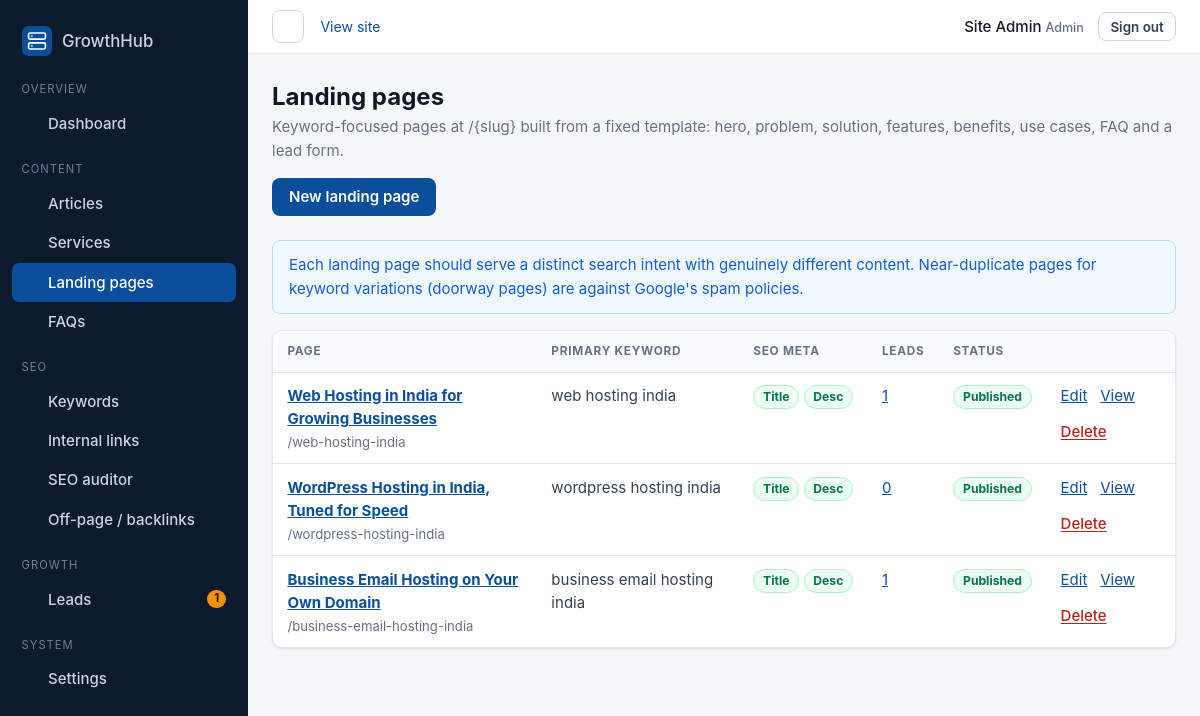
The page /admin/landing-pages/index.php (signed in) on the database its author committed.
### tables this page shows
CREATE TABLE users (
    id            INT UNSIGNED AUTO_INCREMENT PRIMARY KEY,
    name          VARCHAR(100) NOT NULL,
    email         VARCHAR(190) NOT NULL,
    password_hash VARCHAR(255) NOT NULL,
    role          ENUM('admin', 'editor') NOT NULL DEFAULT 'editor',
    last_login_at DATETIME NULL,
    notifications_seen_at DATETIME NULL,
    created_at    DATETIME NOT NULL DEFAULT CURRENT_TIMESTAMP,
    updated_at    DATETIME NOT NULL DEFAULT CURRENT_TIMESTAMP ON UPDATE CURRENT_TIMESTAMP,
    UNIQUE KEY uq_users_email (email)
);

CREATE TABLE landing_pages (
    id               INT UNSIGNED AUTO_INCREMENT PRIMARY KEY,
    title            VARCHAR(200) NOT NULL COMMENT 'Visible H1',
    slug             VARCHAR(120) NOT NULL,
    primary_keyword  VARCHAR(150) NOT NULL,
    meta_title       VARCHAR(70)  NULL,
    meta_description VARCHAR(170) NULL,
    hero_subtitle    VARCHAR(300) NOT NULL DEFAULT '',
    problem          TEXT NULL,
    solution         TEXT NULL,
    features         TEXT NULL COMMENT 'One per line: Title: description',
    benefits         TEXT NULL COMMENT 'One per line',
    use_cases        TEXT NULL COMMENT 'One per line: Title: description',
    content          MEDIUMTEXT NULL COMMENT 'Optional long-form Markdown section',
    cta_text         VARCHAR(150) NOT NULL DEFAULT 'Talk to our team',
    canonical_url    VARCHAR(255) NULL,
    og_title         VARCHAR(100) NULL,
    og_description   VARCHAR(200) NULL,
    service_id       INT UNSIGNED NULL,
    status           ENUM('draft', 'published') NOT NULL DEFAULT 'draft',
    created_at       DATETIME NOT NULL DEFAULT CURRENT_TIMESTAMP,
    updated_at       DATETIME NOT NULL DEFAULT CURRENT_TIMESTAMP ON UPDATE CURRENT_TIMESTAMP,
    UNIQUE KEY uq_landing_slug (slug),
    KEY idx_landing_status (status),
    CONSTRAINT fk_landing_service FOREIGN KEY (service_id) REFERENCES services (id) ON DELETE SET NULL
);

### includes/bootstrap.php (called while the page is built, shortened)
<?php
function config(string $key, $default = null)
{
    $value = $GLOBALS['__config'];
    foreach (explode('.', $key) as $part) {
        $value = $value[$part];
    }
    return $value;
}
require APP_ROOT . '/config/database.php';
require APP_ROOT . '/includes/functions.php';
require APP_ROOT . '/includes/auth.php';
require APP_ROOT . '/includes/seo.php';
require APP_ROOT . '/includes/ui.php';
require APP_ROOT . '/modules/landing-pages/landing_pages.php';

### includes/auth.php (called while the page is built, shortened)
<?php
function current_user(): ?array
{
    static $user = false;
    if ($user !== false) {
        return $user;
    }
    $id = $_SESSION['user_id'] ?? null;
    $user = $id ? db_one('SELECT id, name, email, role FROM users WHERE id = ?', [$id]) : null;
    return $user;
}
function require_admin(array $roles = ['admin', 'editor']): array
{
    $idle = (int) config('session.idle_timeout');
    $user = current_user();
    return $user;
}

### config/database.php (called while the page is built, shortened)
<?php
function db(): PDO
{
    static $pdo = null;
    if ($pdo instanceof PDO) {
        return $pdo;
    }
    $c = config('db');
    $dsn = sprintf('mysql:host=%s;port=%d;dbname=%s;charset=%s', $c['host'], (int) $c['port'], $c['name'], $c['charset']);
    $pdo = new PDO($dsn, $c['user'], $c['pass'], [
        PDO::ATTR_ERRMODE            => PDO::ERRMODE_EXCEPTION,
        PDO::ATTR_DEFAULT_FETCH_MODE => PDO::FETCH_ASSOC,
        PDO::ATTR_EMULATE_PREPARES   => false,
        PDO::ATTR_STRINGIFY_FETCHES  => false,
    ]);
    $pdo->exec("SET time_zone = '+05:30'");
    return $pdo;
}
function db_query(string $sql, array $params = []): PDOStatement
{
    $stmt = db()->prepare($sql);
    $stmt->execute($params);
    return $stmt;
}
function db_one(string $sql, array $params = []): ?array
{
    $row = db_query($sql, $params)->fetch();
    return $row === false ? null : $row;
}
function db_all(string $sql, array $params = []): array
{
    return db_query($sql, $params)->fetchAll();
}
function db_value(string $sql, array $params = [])
{
    $value = db_query($sql, $params)->fetchColumn();
    return $value === false ? null : $value;
}

### admin/_init.php (called while the page is built, shortened)
<?php
require_once __DIR__ . '/../includes/bootstrap.php';
require_once APP_ROOT . '/includes/admin_ui.php';
if (!defined('ADMIN_PUBLIC')) {
    $user = require_admin($ADMIN_ROLES ?? ['admin', 'editor']);
}

### modules/landing-pages/landing_pages.php (called while the page is built, shortened)
<?php
function landing_admin_list(): array
{
    return db_all(
        'SELECT l.id, l.title, l.slug, l.primary_keyword, l.status, l.meta_title, l.meta_description, l.updated_at,
                (SELECT COUNT(*) FROM leads d WHERE d.source_page = CONCAT(\'/\', l.slug)) AS lead_count
         FROM landing_pages l ORDER BY l.updated_at DESC'
    );
}

### includes/seo.php (called while the page is built, shortened)
<?php
function seo_length_status(string $text, int $min, int $max): string
{
    $len = mb_strlen(trim($text));
    return $len < $min ? 'short' : ($len > $max ? 'long' : 'ok');
}

### admin/landing-pages/index.php (the view, shortened to what this page needs)
<?php
require __DIR__ . '/../_init.php';
$pages = landing_admin_list();
admin_header('Landing pages', 'landing');
?>
<div class="page-head">
    <div><h1>Landing pages</h1><p>Keyword-focused pages at /{slug} built from a fixed template: hero, problem, solution, features, benefits, use cases, FAQ and a lead form.</p></div>
    <a class="btn btn-primary" href="<?= e(url('/admin/landing-pages/edit.php')) ?>">New landing page</a>
</div>
<div class="alert alert-info">Each landing page should serve a distinct search intent with genuinely different content. Near-duplicate pages for keyword variations (doorway pages) are against Google's spam policies.</div>
<?php if ($pages): ?>
<div class="table-wrap"><table>
    <thead><tr><th>Page</th><th>Primary keyword</th><th>SEO meta</th><th>Leads</th><th>Status</th><th><span class="visually-hidden">Actions</span></th></tr></thead>
    <tbody>
    <?php foreach ($pages as $p):
        $t = seo_length_status($p['meta_title'] ?: $p['title'], 25, SEO_TITLE_MAX);
        $d = seo_length_status((string) $p['meta_description'], 70, SEO_DESCRIPTION_MAX); ?>
        <tr>
            <td><a href="<?= e(url('/admin/landing-pages/edit.php?id=' . $p['id'])) ?>"><strong><?= e($p['title']) ?></strong></a><span class="sub">/<?= e($p['slug']) ?></span></td>
            <td><?= e($p['primary_keyword']) ?></td>
            <td class="nowrap"><span class="badge badge-<?= $t === 'ok' ? 'success' : 'warning' ?>">Title</span> <span class="badge badge-<?= $d === 'ok' ? 'success' : ($d === 'missing' ? 'danger' : 'warning') ?>">Desc</span></td>
            <td><a href="<?= e(url('/admin/leads/?source=' . rawurlencode('/' . $p['slug']))) ?>"><?= (int) $p['lead_count'] ?></a></td>
            <td><?= status_badge($p['status']) ?></td>
            <td><div class="row-actions">
                <a href="<?= e(url('/admin/landing-pages/edit.php?id=' . $p['id'])) ?>">Edit</a>
                <?php if ($p['status'] === 'published'): ?><a href="<?= e(url('/' . $p['slug'])) ?>" target="_blank" rel="noopener">View</a><?php endif; ?>
                <?= action_button('', 'Delete', ['id' => $p['id'], 'action' => 'delete'], 'btn-link danger', 'Delete this landing page? Its FAQs will be deleted too.') ?>
            </div></td>
        </tr>
    <?php endforeach; ?>
    </tbody>
</table></div>
<?php else: ?>
    <?= admin_empty('No landing pages yet.', url('/admin/landing-pages/edit.php'), 'Create a landing page') ?>
<?php endif; ?>

### includes/admin_ui.php (shortened to what this page needs)
<?php
function admin_header(string $title, string $active = ''): void
{
    echo render_partial(APP_ROOT . '/admin/partials/layout-top.php', ['title' => $title, 'active' => $active, 'user' => current_user()]);
}
function admin_footer(): void
{
    echo render_partial(APP_ROOT . '/admin/partials/layout-bottom.php');
}
function action_button(string $action, string $label, array $fields = [], string $class = 'btn-link', string $confirm = ''): string
{
    $html = '<form method="post" action="' . e($action) . '" class="inline-form"' . ($confirm ? ' data-confirm="' . e($confirm) . '"' : '') . '>' . csrf_field();
    foreach ($fields as $k => $v) {
        $html .= '<input type="hidden" name="' . e($k) . '" value="' . e($v) . '">';
    }
    return $html . '<button type="submit" class="btn ' . e($class) . '">' . e($label) . '</button></form>';
}

### admin/partials/layout-top.php (shortened to what this page needs)
<?php
$sections = [
    'Overview' => [
        'dashboard' => ['/admin/dashboard.php', 'Dashboard', 'trending'],
    ],
    'Content' => [
        'posts'    => ['/admin/posts/', 'Articles', 'book'],
        'services' => ['/admin/services/', 'Services', 'server'],
        'landing'  => ['/admin/landing-pages/', 'Landing pages', 'zap'],
        'faqs'     => ['/admin/faqs/', 'FAQs', 'headset'],
    ],
    'SEO' => [
        'keywords'  => ['/admin/keywords/', 'Keywords', 'search'],
        'links'     => ['/admin/links/', 'Internal links', 'layers'],
        'audits'    => ['/admin/audits/', 'SEO auditor', 'shield'],
        'backlinks' => ['/admin/backlinks/', 'Off-page / backlinks', 'globe'],
    ],
    'Growth' => [
        'leads' => ['/admin/leads/', 'Leads', 'users'],
    ],
];
if (($user['role'] ?? '') === 'admin') {
    $sections['System'] = ['settings' => ['/admin/settings/', 'Settings', 'cpu']];
}
$newLeads = (int) db_value("SELECT COUNT(*) FROM leads WHERE status = 'new'");
?>
<!doctype html>
<html lang="en">
<head>
    <link rel="stylesheet" href="<?= e(asset('css/admin.css')) ?>">
</head>
<body class="admin">
<div class="admin-shell">
    <aside class="sidebar" id="sidebar">
        <a class="sidebar-brand" href="<?= e(url('/admin/dashboard.php')) ?>">
            <img src="<?= e(url('/assets/images/logo.svg')) ?>" alt="" width="30" height="30">
            <span>GrowthHub</span>
        </a>
        <nav aria-label="Admin">
            <?php foreach ($sections as $heading => $items): ?>
                <p class="nav-heading"><?= e($heading) ?></p>
                <ul>
                    <?php foreach ($items as $key => [$href, $label, $ic]): ?>
                        <li>
                            <a href="<?= e(url($href)) ?>"<?= $active === $key ? ' aria-current="page"' : '' ?>>
                                <?= icon($ic, 'icon icon-sm') ?> <span><?= e($label) ?></span>
                                <?php if ($key === 'leads' && $newLeads > 0): ?><span class="nav-count" title="New leads"><?= $newLeads ?></span><?php endif; ?>
                            </a>
                        </li>
                    <?php endforeach; ?>
                </ul>
            <?php endforeach; ?>
        </nav>
    </aside>
    <div class="admin-body">
        <header class="topbar">
            <button class="btn btn-icon sidebar-toggle" type="button" aria-controls="sidebar" aria-expanded="false">
                <?= icon('menu', 'icon icon-sm') ?><span class="visually-hidden">Toggle navigation</span>
            </button>
            <a class="topbar-site" href="<?= e(url('/')) ?>" target="_blank" rel="noopener">View site <?= icon('external', 'icon icon-xs') ?></a>
            <div class="topbar-user">
                <span><?= e($user['name'] ?? '') ?> <small class="role"><?= e($user['role'] ?? '') ?></small></span>
                <form method="post" action="<?= e(url('/admin/logout.php')) ?>" class="inline-form">
                    <button class="btn btn-sm btn-outline" type="submit">Sign out</button>
                </form>
            </div>
        </header>
        <main id="admin-main" class="admin-main" tabindex="-1">

### includes/functions.php (shortened to what this page needs)
<?php
function e($value): string
{
    return htmlspecialchars((string) ($value ?? ''), ENT_QUOTES | ENT_SUBSTITUTE | ENT_HTML5, 'UTF-8');
}
function base_path(): string
{
    static $path = null;
    if ($path === null) {
        $path = rtrim((string) parse_url(config('app.base_url'), PHP_URL_PATH), '/');
    }
    return $path;
}
function url(string $path = '/'): string
{
    $path = '/' . ltrim($path, '/');
    return base_path() . ($path === '/' ? '/' : $path);
}
function asset(string $path): string
{
    $file = APP_ROOT . '/assets/' . ltrim($path, '/');
    $version = is_file($file) ? filemtime($file) : 0;
    return url('/assets/' . ltrim($path, '/')) . '?v=' . $version;
}
function render_partial(string $file, array $vars = []): string
{
    extract($vars, EXTR_SKIP);
    require $file;
    return (string) ob_get_clean();
}
function status_badge(string $status): string
{
    $map = [
        'published' => 'success', 'live' => 'success', 'active' => 'success', 'won' => 'success', 'mapped' => 'success',
        'draft' => 'muted', 'paused' => 'muted', 'closed' => 'muted', 'inactive' => 'muted', 'archived' => 'muted',
        'new' => 'info', 'opportunity' => 'info', 'researching' => 'info',
        'pending' => 'warning', 'submitted' => 'warning', 'contacted' => 'warning', 'qualified' => 'warning', 'targeting' => 'warning',
        'rejected' => 'danger', 'lost' => 'danger', 'spam' => 'danger',
    ];
    $tone = $map[strtolower($status)] ?? 'muted';
    return '<span class="badge badge-' . $tone . '">' . e(ucfirst($status)) . '</span>';
}

### rows shown on the page
users: name "Site Admin", role "Admin"
landing_pages: title "Web Hosting in India for Growing Businesses", slug "web-hosting-india", primary_keyword "web hosting india", lead_count "1", status "Published"
landing_pages: title "WordPress Hosting in India, Tuned for Speed", slug "wordpress-hosting-india", primary_keyword "wordpress hosting india", lead_count "0", status "Published"
landing_pages: title "Business Email Hosting on Your Own Domain", slug "business-email-hosting-india", primary_keyword "business email hosting india", lead_count "1", status "Published"

### other values the page prints
$heading "OVERVIEW"
$label "Dashboard"
$heading "CONTENT"
$label "Articles"
$label "Services"
$label "Landing pages"
$label "FAQs"
$heading "SEO"
$label "Keywords"
$label "Internal links"
$label "SEO auditor"
$label "Off-page / backlinks"
$heading "GROWTH"
$label "Leads"
$newLeads "1"
